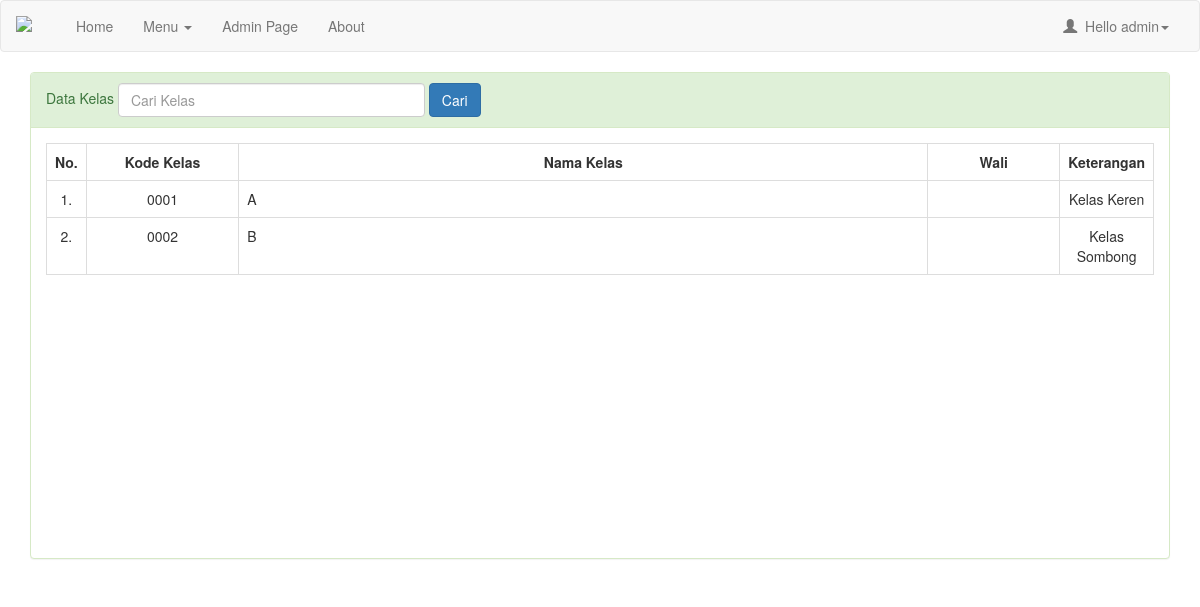
Screenshot of /admin/index.php?m=datakelas (signed in) with the database file from the repository.
### tables this page shows
CREATE TABLE `tbkelas` (
  `IdKelas` int(11) NOT NULL,
  `NamaKelas` varchar(50) NOT NULL,
  `TahunKelas` int(11) NOT NULL,
  `KeteranganKelas` text NOT NULL
);

### admin/datakelas.php (the view, shortened to what this page needs)
<?php
$q = mysqli_real_escape_string($conn, $_GET['q']);
?>
<div class="panel panel-success">
        <div class="panel-heading">
        <div class="form form-inline">
            <form>
            Data Kelas
            <input type="text" class="form-control" name="q" size="35" placeholder="Cari Kelas" value="<?php echo $q?>">
            <button type="submit" class="btn btn-primary">Cari</button>
            </form>
        </div>
        </div>
        <div class="panel-body" style="height:430px;overflow-y: auto;">
            <table class="table table-bordered table-hover">
                <tr>
                    <th width="2%" align="center" style="text-align: center">No. </th>
                    <th align="center" style="text-align: center">Kode Kelas</th>
                    <th align="center" style="text-align: center">Nama Kelas</th>
                    <th align="center" style="text-align: center">Wali</th>
                    <th align="center" style="text-align: center">Keterangan</th>
                </tr>
                <?php
                $no = 1;
                if ($q == ''){
                    $query = mysqli_query($conn, "SELECT * FROM tbkelas");
                }else{
                    $query = mysqli_query($conn, "SELECT * FROM tbkelas WHERE NamaKelas='$q' OR IdKelas='$q'");
                }
                while ($data = mysqli_fetch_object($query)) {
                if ($data->IdKelas != ''){
                ?>
                <tr class="rowHref" data-href="index.php?m=datakelas_detail&ID=<?php echo $data->IdKelas?>">
                    <td align="center" width="2%"><?php echo $no++."."?></td>
                    <td align="center" width="15%"><?php echo str_pad($data->IdKelas, 4, '0', STR_PAD_LEFT)?></td>
                    <td width="70%"><?php echo $data->NamaKelas?></td>
                    <td width="70%"></td>
                    <td style="text-align: center"><?php echo $data->KeteranganKelas?></td>
                </tr>
                <?php }else{?>
                    <tr>
                        <td><h3>Hasil untuk '<?php echo $q?>' Tidak Ditemukan</h3></td>
                    </tr>
                <?php }} ?>
            </table>
        </div>
    </div>

### assets/css/startmin.css (style rules this page uses)
body { background-color: #f8f8f8; }

### rows the page displays
tbkelas: IdKelas "0001", NamaKelas "A", KeteranganKelas "Kelas Keren"
tbkelas: IdKelas "0002", NamaKelas "B", KeteranganKelas "Kelas Sombong"

### other values shown
$_SESSION['username'] "admin"
